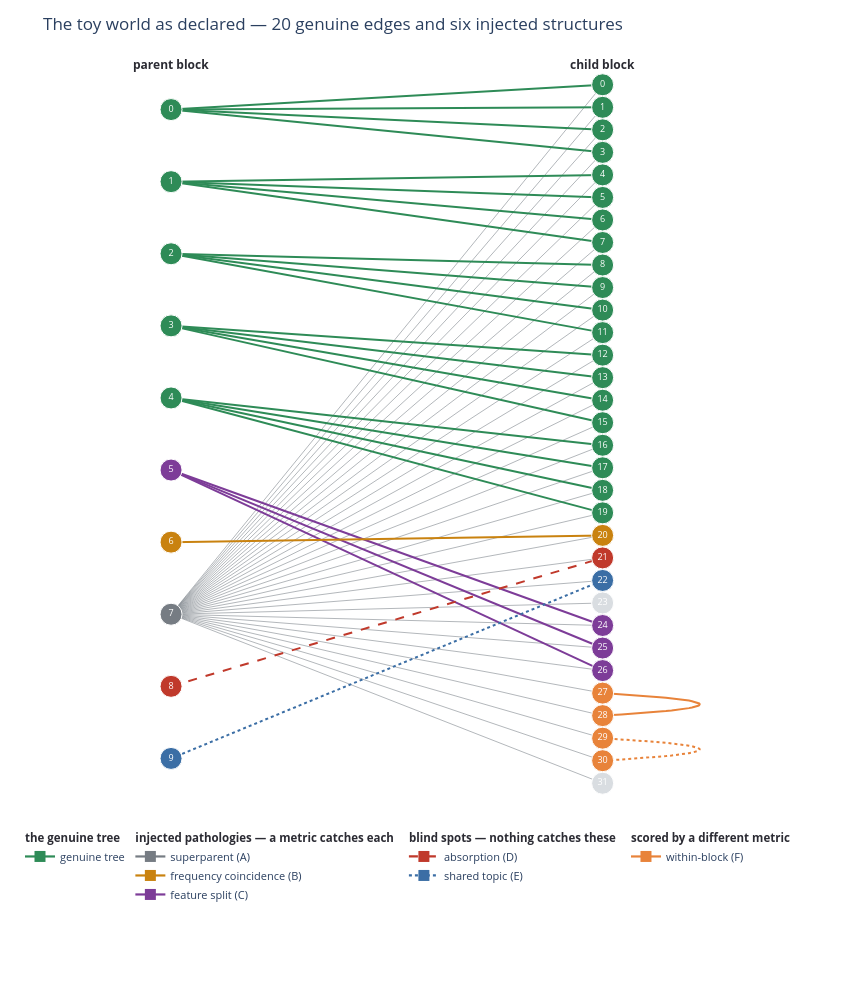

Notebook code cell kept with this figure:
### Markdown cell above
### The same thing as a picture

Parent block on the left, child block on the right, one row per child. The links
are ground truth, coloured by which of the six structures they belong to — no
metric has run yet.

The superparent's co-firings are drawn faintly because they are **not edges**:
they are the thirty pairs its 90% firing rate will hand to coverage in §3, and
seeing them as a wash across the whole column is the point. The two links inside
the child block bow off to the right, since a straight line between two nodes in
the same column would run through everything between them.

### Code cell
import plotly.graph_objects as go

# Same palette as the Tier-2 training notebook in this directory, so a reader moving
# between the two is not relearning the colours.
BLUE, GREY, ORANGE = "#3b6ea5", "#9aa0a6", "#e8833a"
GREEN, RED, PURPLE = "#2e8b57", "#c0392b", "#7d3c98"
AMBER, INK = "#c9820f", "#2B2B33"

# role -> (colour, short name), for both the nodes and the links
ROLE = {
    "genuine":     (GREEN,   "genuine tree"),
    "split":       (PURPLE,  "feature split (C)"),
    "freq":        (AMBER,   "frequency coincidence (B)"),
    "absorbed":    (RED,     "absorption (D)"),
    "topic":       (BLUE,    "shared topic (E)"),
    "in_block":    (ORANGE,  "within-block (F)"),
    # A dedicated grey, darker than the GREY used for node outlines: a 30-line wash
    # has to be readable as grey, and at hairline width #9aa0a6 renders as white.
    "superparent": ("#767c83", "superparent (A)"),
    "unused":      ("#d9dde1", "declared but never fires"),
}

GENUINE_EDGES = sorted((p, c) for p, kids in GENUINE_TREE.items() for c in kids)


def _arc(p0, p1, bow=0.45, n_points=40):
    """Quadratic Bezier between two points, bowed perpendicular to the straight line.

    Borrowed from the Tier-2 notebook for the same reason it exists there: a link
    between two nodes in the same column would otherwise be drawn straight through
    every node in between and read as a chain of edges that does not exist.
    """
    (x0, y0), (x1, y1) = p0, p1
    dx, dy = x1 - x0, y1 - y0
    length = (dx * dx + dy * dy) ** 0.5 or 1.0
    cx = (x0 + x1) / 2 - dy / length * bow * length
    cy = (y0 + y1) / 2 + dx / length * bow * length
    ts = [i / (n_points - 1) for i in range(n_points)]
    return ([(1 - t) ** 2 * x0 + 2 * (1 - t) * t * cx + t * t * x1 for t in ts],
            [(1 - t) ** 2 * y0 + 2 * (1 - t) * t * cy + t * t * y1 for t in ts])


# Parents are spread over the child column's span so the two blocks read as one
# figure rather than a tall column beside a short one.
PY = {p: -(p + 0.5) * N_CHILD / N_PARENT for p in range(N_PARENT)}
CY = {c: -(c + 0.5) for c in range(N_CHILD)}
PX, CX = 0.0, 1.0


def parent_role(p):
    if p in GENUINE_TREE:
        return "genuine"
    return {SPLIT_PARENT: "split", FREQ_PARENT: "freq", SUPERPARENT: "superparent",
            ABSORB_PARENT: "absorbed", TOPIC_PARENT: "topic"}[p]


def child_role(c):
    if any(c in kids for kids in GENUINE_TREE.values()):
        return "genuine"
    if c in SPLIT_CHILDREN:
        return "split"
    if c in (IN_BLOCK_PARENT, IN_BLOCK_CHILD, *IN_BLOCK_DUP):
        return "in_block"
    # Slots 23 and 31: capacity the declaration never fills. Colouring them like
    # the within-block group would invent a structure the world does not have.
    return {FREQ_CHILD: "freq", ABSORB_CHILD: "absorbed", TOPIC_CHILD: "topic"}.get(
        c, "unused")


def draw_world(show_superparent=True):
    fig = go.Figure()
    seen = set()

    def link(p, c, role, dash="solid", width=2.0, opacity=1.0):
        colour, name = ROLE[role]
        fig.add_trace(go.Scatter(
            x=[PX, CX], y=[PY[p], CY[c]], mode="lines",
            line=dict(color=colour, width=width, dash=dash), opacity=opacity,
            legendgroup=role, showlegend=False,
            hovertext=f"{p} -> {c}  ({name}"
                      + (", co-firing only — not an edge)" if role == "superparent"
                         else ")"), hoverinfo="text"))
        seen.add(role)

    if show_superparent:                      # drawn first, so it sits behind
        for c in range(N_CHILD):
            link(SUPERPARENT, c, "superparent", width=1.0, opacity=0.55)
    for p, c in GENUINE_EDGES:
        link(p, c, "genuine", width=2.0)
    for c in SPLIT_CHILDREN:
        link(SPLIT_PARENT, c, "split", width=2.0)
    link(FREQ_PARENT, FREQ_CHILD, "freq", width=2.0)
    link(ABSORB_PARENT, ABSORB_CHILD, "absorbed", dash="dash", width=2.0)
    link(TOPIC_PARENT, TOPIC_CHILD, "topic", dash="dot", width=2.0)

    # (F) lives entirely inside the child column, so both links bow outward.
    for (a, b), dash, tag in (((IN_BLOCK_PARENT, IN_BLOCK_CHILD), "solid", "contains"),
                              (IN_BLOCK_DUP, "dot", "co-extensive")):
        xs, ys = _arc((CX, CY[a]), (CX, CY[b]))
        fig.add_trace(go.Scatter(
            x=xs, y=ys, mode="lines", line=dict(color=ORANGE, width=2, dash=dash),
            legendgroup="in_block", showlegend=False,
            hovertext=f"{a} — {b}  (within-block, {tag})", hoverinfo="text"))
        seen.add("in_block")

    for xs, ys, roles, ids, side in (
            ([PX] * N_PARENT, [PY[p] for p in range(N_PARENT)],
             [parent_role(p) for p in range(N_PARENT)], list(range(N_PARENT)), "parent"),
            ([CX] * N_CHILD, [CY[c] for c in range(N_CHILD)],
             [child_role(c) for c in range(N_CHILD)], list(range(N_CHILD)), "child")):
        fig.add_trace(go.Scatter(
            x=xs, y=ys, mode="markers+text", showlegend=False,
            text=[str(i) for i in ids], textposition="middle center",
            textfont=dict(color="white", size=9),
            marker=dict(size=22, color=[ROLE[r][0] for r in roles],
                        line=dict(width=1, color="white")),
            hovertext=[f"{side}-local {i} — {ROLE[r][1]}" for i, r in zip(ids, roles)],
            hoverinfo="text"))

    # --- the colour key, built as three named groups -------------------------
    # Drawn as proxies (x=[None]) rather than left to the first real trace of each
    # colour, because the order a legend comes out in is then the order the edges
    # happened to be drawn in, and the grouping -- healthy / injected / uncatchable
    # -- is the reading this figure is for. Square markers carry the colour, the
    # line behind them carries the dash, since both mean something here.
    # Four groups, not three. "nothing catches these" is true of the two negative
    # controls and false of the within-block pair: no parent->child edge can express
    # structure inside one block, but `in_block_edges.directed_coverage` scores it and
    # passes (metric 7 in the scorecard). Filing (F) under the blind spots reported a
    # working metric as a gap in the battery.
    KEY = [
        ("the genuine tree", [("genuine", "solid")]),
        ("injected pathologies — a metric catches each",
         [("superparent", "solid"), ("freq", "solid"), ("split", "solid")]),
        ("blind spots — nothing catches these",
         [("absorbed", "dash"), ("topic", "dot")]),
        ("scored by a different metric", [("in_block", "solid")]),
    ]
    for group, entries in KEY:
        for role, dash in entries:
            colour, label = ROLE[role]
            fig.add_trace(go.Scatter(
                x=[None], y=[None], mode="lines+markers", name=label,
                legendgroup=group, legendgrouptitle=dict(text=f"<b>{group}</b>"),
                line=dict(color=colour, width=2.2, dash=dash),
                marker=dict(symbol="square", size=11, color=colour),
                hoverinfo="skip"))

    fig.update_layout(
        title="The toy world as declared — 20 genuine edges and six injected structures",
        width=860, height=int(120 + 24 * N_CHILD) + 110, plot_bgcolor="white",
        xaxis=dict(visible=False, range=[-0.35, 1.55]),
        yaxis=dict(visible=False, range=[-N_CHILD - 0.6, 0.6]),
        margin=dict(l=20, r=20, t=60, b=190),
        legend=dict(orientation="h", yanchor="top", y=-0.02, x=0,
                    font=dict(size=11), tracegroupgap=14,
                    grouptitlefont=dict(size=11.5, color=INK)))
    fig.add_annotation(x=PX, y=0.4, text="<b>parent block</b>", showarrow=False,
                       font=dict(size=12, color=INK))
    fig.add_annotation(x=CX, y=0.4, text="<b>child block</b>", showarrow=False,
                       font=dict(size=12, color=INK))
    return fig


world_fig = draw_world()
world_fig.show()

### Figure 1 — Plotly figure (JSON) as saved in the notebook; plotly's stock layout.template omitted (floating-point values rounded to 4 significant figures)
{"data": [{"hoverinfo": "text", "hovertext": "7 -> 0  (superparent (A), co-firing only — not an edge)", "legendgroup": "superparent", "line": {"color": "#767c83", "dash": "solid", "width": 1}, "mode": "lines", "opacity": 0.55, "showlegend": false, "type": "scatter", "x": [0, 1], "y": [-24, -0.5]}, {"hoverinfo": "text", "hovertext": "7 -> 1  (superparent (A), co-firing only — not an edge)", "legendgroup": "superparent", "line": {"color": "#767c83", "dash": "solid", "width": 1}, "mode": "lines", "opacity": 0.55, "showlegend": false, "type": "scatter", "x": [0, 1], "y": [-24, -1.5]}, {"hoverinfo": "text", "hovertext": "7 -> 2  (superparent (A), co-firing only — not an edge)", "legendgroup": "superparent", "line": {"color": "#767c83", "dash": "solid", "width": 1}, "mode": "lines", "opacity": 0.55, "showlegend": false, "type": "scatter", "x": [0, 1], "y": [-24, -2.5]}, {"hoverinfo": "text", "hovertext": "7 -> 3  (superparent (A), co-firing only — not an edge)", "legendgroup": "superparent", "line": {"color": "#767c83", "dash": "solid", "width": 1}, "mode": "lines", "opacity": 0.55, "showlegend": false, "type": "scatter", "x": [0, 1], "y": [-24, -3.5]}, {"hoverinfo": "text", "hovertext": "7 -> 4  (superparent (A), co-firing only — not an edge)", "legendgroup": "superparent", "line": {"color": "#767c83", "dash": "solid", "width": 1}, "mode": "lines", "opacity": 0.55, "showlegend": false, "type": "scatter", "x": [0, 1], "y": [-24, -4.5]}, {"hoverinfo": "text", "hovertext": "7 -> 5  (superparent (A), co-firing only — not an edge)", "legendgroup": "superparent", "line": {"color": "#767c83", "dash": "solid", "width": 1}, "mode": "lines", "opacity": 0.55, "showlegend": false, "type": "scatter", "x": [0, 1], "y": [-24, -5.5]}, {"hoverinfo": "text", "hovertext": "7 -> 6  (superparent (A), co-firing only — not an edge)", "legendgroup": "superparent", "line": {"color": "#767c83", "dash": "solid", "width": 1}, "mode": "lines", "opacity": 0.55, "showlegend": false, "type": "scatter", "x": [0, 1], "y": [-24, -6.5]}, {"hoverinfo": "text", "hovertext": "7 -> 7  (superparent (A), co-firing only — not an edge)", "legendgroup": "superparent", "line": {"color": "#767c83", "dash": "solid", "width": 1}, "mode": "lines", "opacity": 0.55, "showlegend": false, "type": "scatter", "x": [0, 1], "y": [-24, -7.5]}, {"hoverinfo": "text", "hovertext": "7 -> 8  (superparent (A), co-firing only — not an edge)", "legendgroup": "superparent", "line": {"color": "#767c83", "dash": "solid", "width": 1}, "mode": "lines", "opacity": 0.55, "showlegend": false, "type": "scatter", "x": [0, 1], "y": [-24, -8.5]}, {"hoverinfo": "text", "hovertext": "7 -> 9  (superparent (A), co-firing only — not an edge)", "legendgroup": "superparent", "line": {"color": "#767c83", "dash": "solid", "width": 1}, "mode": "lines", "opacity": 0.55, "showlegend": false, "type": "scatter", "x": [0, 1], "y": [-24, -9.5]}, {"hoverinfo": "text", "hovertext": "7 -> 10  (superparent (A), co-firing only — not an edge)", "legendgroup": "superparent", "line": {"color": "#767c83", "dash": "solid", "width": 1}, "mode": "lines", "opacity": 0.55, "showlegend": false, "type": "scatter", "x": [0, 1], "y": [-24, -10.5]}, {"hoverinfo": "text", "hovertext": "7 -> 11  (superparent (A), co-firing only — not an edge)", "legendgroup": "superparent", "line": {"color": "#767c83", "dash": "solid", "width": 1}, "mode": "lines", "opacity": 0.55, "showlegend": false, "type": "scatter", "x": [0, 1], "y": [-24, -11.5]}, {"hoverinfo": "text", "hovertext": "7 -> 12  (superparent (A), co-firing only — not an edge)", "legendgroup": "superparent", "line": {"color": "#767c83", "dash": "solid", "width": 1}, "mode": "lines", "opacity": 0.55, "showlegend": false, "type": "scatter", "x": [0, 1], "y": [-24, -12.5]}, {"hoverinfo": "text", "hovertext": "7 -> 13  (superparent (A), co-firing only — not an edge)", "legendgroup": "superparent", "line": {"color": "#767c83", "dash": "solid", "width": 1}, "mode": "lines", "opacity": 0.55, "showlegend": false, "type": "scatter", "x": [0, 1], "y": [-24, -13.5]}, {"hoverinfo": "text", "hovertext": "7 -> 14  (superparent (A), co-firing only — not an edge)", "legendgroup": "superparent", "line": {"color": "#767c83", "dash": "solid", "width": 1}, "mode": "lines", "opacity": 0.55, "showlegend": false, "type": "scatter", "x": [0, 1], "y": [-24, -14.5]}, {"hoverinfo": "text", "hovertext": "7 -> 15  (superparent (A), co-firing only — not an edge)", "legendgroup": "superparent", "line": {"color": "#767c83", "dash": "solid", "width": 1}, "mode": "lines", "opacity": 0.55, "showlegend": false, "type": "scatter", "x": [0, 1], "y": [-24, -15.5]}, {"hoverinfo": "text", "hovertext": "7 -> 16  (superparent (A), co-firing only — not an edge)", "legendgroup": "superparent", "line": {"color": "#767c83", "dash": "solid", "width": 1}, "mode": "lines", "opacity": 0.55, "showlegend": false, "type": "scatter", "x": [0, 1], "y": [-24, -16.5]}, {"hoverinfo": "text", "hovertext": "7 -> 17  (superparent (A), co-firing only — not an edge)", "legendgroup": "superparent", "line": {"color": "#767c83", "dash": "solid", "width": 1}, "mode": "lines", "opacity": 0.55, "showlegend": false, "type": "scatter", "x": [0, 1], "y": [-24, -17.5]}, {"hoverinfo": "text", "hovertext": "7 -> 18  (superparent (A), co-firing only — not an edge)", "legendgroup": "superparent", "line": {"color": "#767c83", "dash": "solid", "width": 1}, "mode": "lines", "opacity": 0.55, "showlegend": false, "type": "scatter", "x": [0, 1], "y": [-24, -18.5]}, {"hoverinfo": "text", "hovertext": "7 -> 19  (superparent (A), co-firing only — not an edge)", "legendgroup": "superparent", "line": {"color": "#767c83", "dash": "solid", "width": 1}, "mode": "lines", "opacity": 0.55, "showlegend": false, "type": "scatter", "x": [0, 1], "y": [-24, -19.5]}, {"hoverinfo": "text", "hovertext": "7 -> 20  (superparent (A), co-firing only — not an edge)", "legendgroup": "superparent", "line": {"color": "#767c83", "dash": "solid", "width": 1}, "mode": "lines", "opacity": 0.55, "showlegend": false, "type": "scatter", "x": [0, 1], "y": [-24, -20.5]}, {"hoverinfo": "text", "hovertext": "7 -> 21  (superparent (A), co-firing only — not an edge)", "legendgroup": "superparent", "line": {"color": "#767c83", "dash": "solid", "width": 1}, "mode": "lines", "opacity": 0.55, "showlegend": false, "type": "scatter", "x": [0, 1], "y": [-24, -21.5]}, {"hoverinfo": "text", "hovertext": "7 -> 22  (superparent (A), co-firing only — not an edge)", "legendgroup": "superparent", "line": {"color": "#767c83", "dash": "solid", "width": 1}, "mode": "lines", "opacity": 0.55, "showlegend": false, "type": "scatter", "x": [0, 1], "y": [-24, -22.5]}, {"hoverinfo": "text", "hovertext": "7 -> 23  (superparent (A), co-firing only — not an edge)", "legendgroup": "superparent", "line": {"color": "#767c83", "dash": "solid", "width": 1}, "mode": "lines", "opacity": 0.55, "showlegend": false, "type": "scatter", "x": [0, 1], "y": [-24, -23.5]}, {"hoverinfo": "text", "hovertext": "7 -> 24  (superparent (A), co-firing only — not an edge)", "legendgroup": "superparent", "line": {"color": "#767c83", "dash": "solid", "width": 1}, "mode": "lines", "opacity": 0.55, "showlegend": false, "type": "scatter", "x": [0, 1], "y": [-24, -24.5]}, {"hoverinfo": "text", "hovertext": "7 -> 25  (superparent (A), co-firing only — not an edge)", "legendgroup": "superparent", "line": {"color": "#767c83", "dash": "solid", "width": 1}, "mode": "lines", "opacity": 0.55, "showlegend": false, "type": "scatter", "x": [0, 1], "y": [-24, -25.5]}, {"hoverinfo": "text", "hovertext": "7 -> 26  (superparent (A), co-firing only — not an edge)", "legendgroup": "superparent", "line": {"color": "#767c83", "dash": "solid", "width": 1}, "mode": "lines", "opacity": 0.55, "showlegend": false, "type": "scatter", "x": [0, 1], "y": [-24, -26.5]}, {"hoverinfo": "text", "hovertext": "7 -> 27  (superparent (A), co-firing only — not an edge)", "legendgroup": "superparent", "line": {"color": "#767c83", "dash": "solid", "width": 1}, "mode": "lines", "opacity": 0.55, "showlegend": false, "type": "scatter", "x": [0, 1], "y": [-24, -27.5]}, {"hoverinfo": "text", "hovertext": "7 -> 28  (superparent (A), co-firing only — not an edge)", "legendgroup": "superparent", "line": {"color": "#767c83", "dash": "solid", "width": 1}, "mode": "lines", "opacity": 0.55, "showlegend": false, "type": "scatter", "x": [0, 1], "y": [-24, -28.5]}, {"hoverinfo": "text", "hovertext": "7 -> 29  (superparent (A), co-firing only — not an edge)", "legendgroup": "superparent", "line": {"color": "#767c83", "dash": "solid", "width": 1}, "mode": "lines", "opacity": 0.55, "showlegend": false, "type": "scatter", "x": [0, 1], "y": [-24, -29.5]}, {"hoverinfo": "text", "hovertext": "7 -> 30  (superparent (A), co-firing only — not an edge)", "legendgroup": "superparent", "line": {"color": "#767c83", "dash": "solid", "width": 1}, "mode": "lines", "opacity": 0.55, "showlegend": false, "type": "scatter", "x": [0, 1], "y": [-24, -30.5]}, {"hoverinfo": "text", "hovertext": "7 -> 31  (superparent (A), co-firing only — not an edge)", "legendgroup": "superparent", "line": {"color": "#767c83", "dash": "solid", "width": 1}, "mode": "lines", "opacity": 0.55, "showlegend": false, "type": "scatter", "x": [0, 1], "y": [-24, -31.5]}, {"hoverinfo": "text", "hovertext": "0 -> 0  (genuine tree)", "legendgroup": "genuine", "line": {"color": "#2e8b57", "dash": "solid", "width": 2}, "mode": "lines", "opacity": 1, "showlegend": false, "type": "scatter", "x": [0, 1], "y": [-1.6, -0.5]}, {"hoverinfo": "text", "hovertext": "0 -> 1  (genuine tree)", "legendgroup": "genuine", "line": {"color": "#2e8b57", "dash": "solid", "width": 2}, "mode": "lines", "opacity": 1, "showlegend": false, "type": "scatter", "x": [0, 1], "y": [-1.6, -1.5]}, {"hoverinfo": "text", "hovertext": "0 -> 2  (genuine tree)", "legendgroup": "genuine", "line": {"color": "#2e8b57", "dash": "solid", "width": 2}, "mode": "lines", "opacity": 1, "showlegend": false, "type": "scatter", "x": [0, 1], "y": [-1.6, -2.5]}, {"hoverinfo": "text", "hovertext": "0 -> 3  (genuine tree)", "legendgroup": "genuine", "line": {"color": "#2e8b57", "dash": "solid", "width": 2}, "mode": "lines", "opacity": 1, "showlegend": false, "type": "scatter", "x": [0, 1], "y": [-1.6, -3.5]}, {"hoverinfo": "text", "hovertext": "1 -> 4  (genuine tree)", "legendgroup": "genuine", "line": {"color": "#2e8b57", "dash": "solid", "width": 2}, "mode": "lines", "opacity": 1, "showlegend": false, "type": "scatter", "x": [0, 1], "y": [-4.8, -4.5]}, {"hoverinfo": "text", "hovertext": "1 -> 5  (genuine tree)", "legendgroup": "genuine", "line": {"color": "#2e8b57", "dash": "solid", "width": 2}, "mode": "lines", "opacity": 1, "showlegend": false, "type": "scatter", "x": [0, 1], "y": [-4.8, -5.5]}, {"hoverinfo": "text", "hovertext": "1 -> 6  (genuine tree)", "legendgroup": "genuine", "line": {"color": "#2e8b57", "dash": "solid", "width": 2}, "mode": "lines", "opacity": 1, "showlegend": false, "type": "scatter", "x": [0, 1], "y": [-4.8, -6.5]}, {"hoverinfo": "text", "hovertext": "1 -> 7  (genuine tree)", "legendgroup": "genuine", "line": {"color": "#2e8b57", "dash": "solid", "width": 2}, "mode": "lines", "opacity": 1, "showlegend": false, "type": "scatter", "x": [0, 1], "y": [-4.8, -7.5]}, {"hoverinfo": "text", "hovertext": "2 -> 8  (genuine tree)", "legendgroup": "genuine", "line": {"color": "#2e8b57", "dash": "solid", "width": 2}, "mode": "lines", "opacity": 1, "showlegend": false, "type": "scatter", "x": [0, 1], "y": [-8, -8.5]}, {"hoverinfo": "text", "hovertext": "2 -> 9  (genuine tree)", "legendgroup": "genuine", "line": {"color": "#2e8b57", "dash": "solid", "width": 2}, "mode": "lines", "opacity": 1, "showlegend": false, "type": "scatter", "x": [0, 1], "y": [-8, -9.5]}, {"hoverinfo": "text", "hovertext": "2 -> 10  (genuine tree)", "legendgroup": "genuine", "line": {"color": "#2e8b57", "dash": "solid", "width": 2}, "mode": "lines", "opacity": 1, "showlegend": false, "type": "scatter", "x": [0, 1], "y": [-8, -10.5]}, {"hoverinfo": "text", "hovertext": "2 -> 11  (genuine tree)", "legendgroup": "genuine", "line": {"color": "#2e8b57", "dash": "solid", "width": 2}, "mode": "lines", "opacity": 1, "showlegend": false, "type": "scatter", "x": [0, 1], "y": [-8, -11.5]}, {"hoverinfo": "text", "hovertext": "3 -> 12  (genuine tree)", "legendgroup": "genuine", "line": {"color": "#2e8b57", "dash": "solid", "width": 2}, "mode": "lines", "opacity": 1, "showlegend": false, "type": "scatter", "x": [0, 1], "y": [-11.2, -12.5]}, {"hoverinfo": "text", "hovertext": "3 -> 13  (genuine tree)", "legendgroup": "genuine", "line": {"color": "#2e8b57", "dash": "solid", "width": 2}, "mode": "lines", "opacity": 1, "showlegend": false, "type": "scatter", "x": [0, 1], "y": [-11.2, -13.5]}, {"hoverinfo": "text", "hovertext": "3 -> 14  (genuine tree)", "legendgroup": "genuine", "line": {"color": "#2e8b57", "dash": "solid", "width": 2}, "mode": "lines", "opacity": 1, "showlegend": false, "type": "scatter", "x": [0, 1], "y": [-11.2, -14.5]}, {"hoverinfo": "text", "hovertext": "3 -> 15  (genuine tree)", "legendgroup": "genuine", "line": {"color": "#2e8b57", "dash": "solid", "width": 2}, "mode": "lines", "opacity": 1, "showlegend": false, "type": "scatter", "x": [0, 1], "y": [-11.2, -15.5]}, {"hoverinfo": "text", "hovertext": "4 -> 16  (genuine tree)", "legendgroup": "genuine", "line": {"color": "#2e8b57", "dash": "solid", "width": 2}, "mode": "lines", "opacity": 1, "showlegend": false, "type": "scatter", "x": [0, 1], "y": [-14.4, -16.5]}, {"hoverinfo": "text", "hovertext": "4 -> 17  (genuine tree)", "legendgroup": "genuine", "line": {"color": "#2e8b57", "dash": "solid", "width": 2}, "mode": "lines", "opacity": 1, "showlegend": false, "type": "scatter", "x": [0, 1], "y": [-14.4, -17.5]}, {"hoverinfo": "text", "hovertext": "4 -> 18  (genuine tree)", "legendgroup": "genuine", "line": {"color": "#2e8b57", "dash": "solid", "width": 2}, "mode": "lines", "opacity": 1, "showlegend": false, "type": "scatter", "x": [0, 1], "y": [-14.4, -18.5]}, {"hoverinfo": "text", "hovertext": "4 -> 19  (genuine tree)", "legendgroup": "genuine", "line": {"color": "#2e8b57", "dash": "solid", "width": 2}, "mode": "lines", "opacity": 1, "showlegend": false, "type": "scatter", "x": [0, 1], "y": [-14.4, -19.5]}, {"hoverinfo": "text", "hovertext": "5 -> 24  (feature split (C))", "legendgroup": "split", "line": {"color": "#7d3c98", "dash": "solid", "width": 2}, "mode": "lines", "opacity": 1, "showlegend": false, "type": "scatter", "x": [0, 1], "y": [-17.6, -24.5]}, {"hoverinfo": "text", "hovertext": "5 -> 25  (feature split (C))", "legendgroup": "split", "line": {"color": "#7d3c98", "dash": "solid", "width": 2}, "mode": "lines", "opacity": 1, "showlegend": false, "type": "scatter", "x": [0, 1], "y": [-17.6, -25.5]}, {"hoverinfo": "text", "hovertext": "5 -> 26  (feature split (C))", "legendgroup": "split", "line": {"color": "#7d3c98", "dash": "solid", "width": 2}, "mode": "lines", "opacity": 1, "showlegend": false, "type": "scatter", "x": [0, 1], "y": [-17.6, -26.5]}, {"hoverinfo": "text", "hovertext": "6 -> 20  (frequency coincidence (B))", "legendgroup": "freq", "line": {"color": "#c9820f", "dash": "solid", "width": 2}, "mode": "lines", "opacity": 1, "showlegend": false, "type": "scatter", "x": [0, 1], "y": [-20.8, -20.5]}, {"hoverinfo": "text", "hovertext": "8 -> 21  (absorption (D))", "legendgroup": "absorbed", "line": {"color": "#c0392b", "dash": "dash", "width": 2}, "mode": "lines", "opacity": 1, "showlegend": false, "type": "scatter", "x": [0, 1], "y": [-27.2, -21.5]}, {"hoverinfo": "text", "hovertext": "9 -> 22  (shared topic (E))", "legendgroup": "topic", "line": {"color": "#3b6ea5", "dash": "dot", "width": 2}, "mode": "lines", "opacity": 1, "showlegend": false, "type": "scatter", "x": [0, 1], "y": [-30.4, -22.5]}, {"hoverinfo": "text", "hovertext": "27 — 28  (within-block, contains)", "legendgroup": "in_block", "line": {"color": "#e8833a", "dash": "solid", "width": 2}, "mode": "lines", "showlegend": false, "type": "scatter", "x": [1, 1.022, 1.044, 1.064, 1.083, 1.101, 1.117, 1.133, 1.147, 1.16, 1.172, 1.182, 1.192, 1.2, 1.207, 1.213, 1.218, 1.221, 1.224, 1.225, 1.225, 1.224, 1.221, 1.218, 1.213, 1.207, 1.2, 1.192, 1.182, 1.172, 1.16, 1.147, 1.133, 1.117, 1.101, 1.083, 1.064, 1.044, 1.022, 1], "y": [-27.5, -27.53, -27.55, -27.58, -27.6, -27.63, -27.65, -27.68, -27.71, -27.73, -27.76, -27.78, -27.81, -27.83, -27.86, -27.88, -27.91, -27.94, -27.96, -27.99, -28.01, -28.04, -28.06, -28.09, -28.12, -28.14, -28.17, -28.19, -28.22, -28.24, -28.27, -28.29, -28.32, -28.35, -28.37, -28.4, -28.42, -28.45, -28.47, -28.5]}, {"hoverinfo": "text", "hovertext": "29 — 30  (within-block, co-extensive)", "legendgroup": "in_block", "line": {"color": "#e8833a", "dash": "dot", "width": 2}, "mode": "lines", "showlegend": false, "type": "scatter", "x": [1, 1.022, 1.044, 1.064, 1.083, 1.101, 1.117, 1.133, 1.147, 1.16, 1.172, 1.182, 1.192, 1.2, 1.207, 1.213, 1.218, 1.221, 1.224, 1.225, 1.225, 1.224, 1.221, 1.218, 1.213, 1.207, 1.2, 1.192, 1.182, 1.172, 1.16, 1.147, 1.133, 1.117, 1.101, 1.083, 1.064, 1.044, 1.022, 1], "y": [-29.5, -29.53, -29.55, -29.58, -29.6, -29.63, -29.65, -29.68, -29.71, -29.73, -29.76, -29.78, -29.81, -29.83, -29.86, -29.88, -29.91, -29.94, -29.96, -29.99, -30.01, -30.04, -30.06, -30.09, -30.12, -30.14, -30.17, -30.19, -30.22, -30.24, -30.27, -30.29, -30.32, -30.35, -30.37, -30.4, -30.42, -30.45, -30.47, -30.5]}, {"hoverinfo": "text", "hovertext": ["parent-local 0 — genuine tree", "parent-local 1 — genuine tree", "parent-local 2 — genuine tree", "parent-local 3 — genuine tree", "parent-local 4 — genuine tree", "parent-local 5 — feature split (C)", "parent-local 6 — frequency coincidence (B)", "parent-local 7 — superparent (A)", "parent-local 8 — absorption (D)", "parent-local 9 — shared topic (E)"], "marker": {"color": ["#2e8b57", "#2e8b57", "#2e8b57", "#2e8b57", "#2e8b57", "#7d3c98", "#c9820f", "#767c83", "#c0392b", "#3b6ea5"], "line": {"color": "white", "width": 1}, "size": 22}, "mode": "markers+text", "showlegend": false, "text": ["0", "1", "2", "3", "4", "5", "6", "7", "8", "9"], "textfont": {"color": "white", "size": 9}, "textposition": "middle center", "type": "scatter", "x": [0, 0, 0, 0, 0, 0, 0, 0, 0, 0], "y": [-1.6, -4.8, -8, -11.2, -14.4, -17.6, -20.8, -24, -27.2, -30.4]}, {"hoverinfo": "text", "hovertext": ["child-local 0 — genuine tree", "child-local 1 — genuine tree", "child-local 2 — genuine tree", "child-local 3 — genuine tree", "child-local 4 — genuine tree", "child-local 5 — genuine tree", "child-local 6 — genuine tree", "child-local 7 — genuine tree", "child-local 8 — genuine tree", "child-local 9 — genuine tree", "child-local 10 — genuine tree", "child-local 11 — genuine tree", "child-local 12 — genuine tree", "child-local 13 — genuine tree", "child-local 14 — genuine tree", "child-local 15 — genuine tree", "child-local 16 — genuine tree", "child-local 17 — genuine tree", "child-local 18 — genuine tree", "child-local 19 — genuine tree", "child-local 20 — frequency coincidence (B)", "child-local 21 — absorption (D)", "child-local 22 — shared topic (E)", "child-local 23 — declared but never fires", "child-local 24 — feature split (C)", "child-local 25 — feature split (C)", "child-local 26 — feature split (C)", "child-local 27 — within-block (F)", "child-local 28 — within-block (F)", "child-local 29 — within-block (F)", "child-local 30 — within-block (F)", "child-local 31 — declared but never fires"], "marker": {"color": ["#2e8b57", "#2e8b57", "#2e8b57", "#2e8b57", "#2e8b57", "#2e8b57", "#2e8b57", "#2e8b57", "#2e8b57", "#2e8b57", "#2e8b57", "#2e8b57", "#2e8b57", "#2e8b57", "#2e8b57", "#2e8b57", "#2e8b57", "#2e8b57", "#2e8b57", "#2e8b57", "#c9820f", "#c0392b", "#3b6ea5", "#d9dde1", "#7d3c98", "#7d3c98", "#7d3c98", "#e8833a", "#e8833a", "#e8833a", "#e8833a", "#d9dde1"], "line": {"color": "white", "width": 1}, "size": 22}, "mode": "markers+text", "showlegend": false, "text": ["0", "1", "2", "3", "4", "5", "6", "7", "8", "9", "10", "11", "12", "13", "14", "15", "16", "17", "18", "19", "20", "21", "22", "23", "24", "25", "26", "27", "28", "29", "30", "31"], "textfont": {"color": "white", "size": 9}, "textposition": "middle center", "type": "scatter", "x": [1, 1, 1, 1, 1, 1, 1, 1, 1, 1, 1, 1, 1, 1, 1, 1, 1, 1, 1, 1, 1, 1, 1, 1, 1, 1, 1, 1, 1, 1, 1, 1], "y": [-0.5, -1.5, -2.5, -3.5, -4.5, -5.5, -6.5, -7.5, -8.5, -9.5, -10.5, -11.5, -12.5, -13.5, -14.5, -15.5, -16.5, -17.5, -18.5, -19.5, -20.5, -21.5, -22.5, -23.5, -24.5, -25.5, -26.5, -27.5, -28.5, -29.5, -30.5, -31.5]}, {"hoverinfo": "skip", "legendgroup": "the genuine tree", "legendgrouptitle": {"text": "<b>the genuine tree</b>"}, "line": {"color": "#2e8b57", "dash": "solid", "width": 2.2}, "marker": {"color": "#2e8b57", "size": 11, "symbol": "square"}, "mode": "lines+markers", "name": "genuine tree", "type": "scatter", "x": [null], "y": [null]}, {"hoverinfo": "skip", "legendgroup": "injected pathologies — a metric catches each", "legendgrouptitle": {"text": "<b>injected pathologies — a metric catches each</b>"}, "line": {"color": "#767c83", "dash": "solid", "width": 2.2}, "marker": {"color": "#767c83", "size": 11, "symbol": "square"}, "mode": "lines+markers", "name": "superparent (A)", "type": "scatter", "x": [null], "y": [null]}, {"hoverinfo": "skip", "legendgroup": "injected pathologies — a metric catches each", "legendgrouptitle": {"text": "<b>injected pathologies — a metric catches each</b>"}, "line": {"color": "#c9820f", "dash": "solid", "width": 2.2}, "marker": {"color": "#c9820f", "size": 11, "symbol": "square"}, "mode": "lines+markers", "name": "frequency coincidence (B)", "type": "scatter", "x": [null], "y": [null]}, {"hoverinfo": "skip", "legendgroup": "injected pathologies — a metric catches each", "legendgrouptitle": {"text": "<b>injected pathologies — a metric catches each</b>"}, "line": {"color": "#7d3c98", "dash": "solid", "width": 2.2}, "marker": {"color": "#7d3c98", "size": 11, "symbol": "square"}, "mode": "lines+markers", "name": "feature split (C)", "type": "scatter", "x": [null], "y": [null]}, {"hoverinfo": "skip", "legendgroup": "blind spots — nothing catches these", "legendgrouptitle": {"text": "<b>blind spots — nothing catches these</b>"}, "line": {"color": "#c0392b", "dash": "dash", "width": 2.2}, "marker": {"color": "#c0392b", "size": 11, "symbol": "square"}, "mode": "lines+markers", "name": "absorption (D)", "type": "scatter", "x": [null], "y": [null]}, {"hoverinfo": "skip", "legendgroup": "blind spots — nothing catches these", "legendgrouptitle": {"text": "<b>blind spots — nothing catches these</b>"}, "line": {"color": "#3b6ea5", "dash": "dot", "width": 2.2}, "marker": {"color": "#3b6ea5", "size": 11, "symbol": "square"}, "mode": "lines+markers", "name": "shared topic (E)", "type": "scatter", "x": [null], "y": [null]}, {"hoverinfo": "skip", "legendgroup": "scored by a different metric", "legendgrouptitle": {"text": "<b>scored by a different metric</b>"}, "line": {"color": "#e8833a", "dash": "solid", "width": 2.2}, "marker": {"color": "#e8833a", "size": 11, "symbol": "square"}, "mode": "lines+markers", "name": "within-block (F)", "type": "scatter", "x": [null], "y": [null]}], "layout": {"annotations": [{"font": {"color": "#2B2B33", "size": 12}, "showarrow": false, "text": "<b>parent block</b>", "x": 0, "y": 0.4}, {"font": {"color": "#2B2B33", "size": 12}, "showarrow": false, "text": "<b>child block</b>", "x": 1, "y": 0.4}], "height": 998, "legend": {"font": {"size": 11}, "grouptitlefont": {"color": "#2B2B33", "size": 11.5}, "orientation": "h", "tracegroupgap": 14, "x": 0, "y": -0.02, "yanchor": "top"}, "margin": {"b": 190, "l": 20, "r": 20, "t": 60}, "plot_bgcolor": "white", "title": {"text": "The toy world as declared — 20 genuine edges and six injected structures"}, "width": 860, "xaxis": {"range": [-0.35, 1.55], "visible": false}, "yaxis": {"range": [-32.6, 0.6], "visible": false}}}
